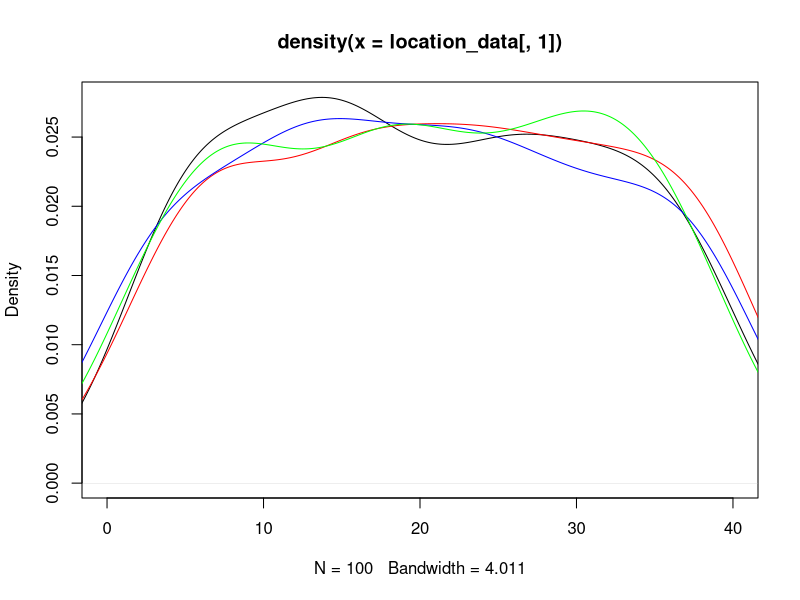
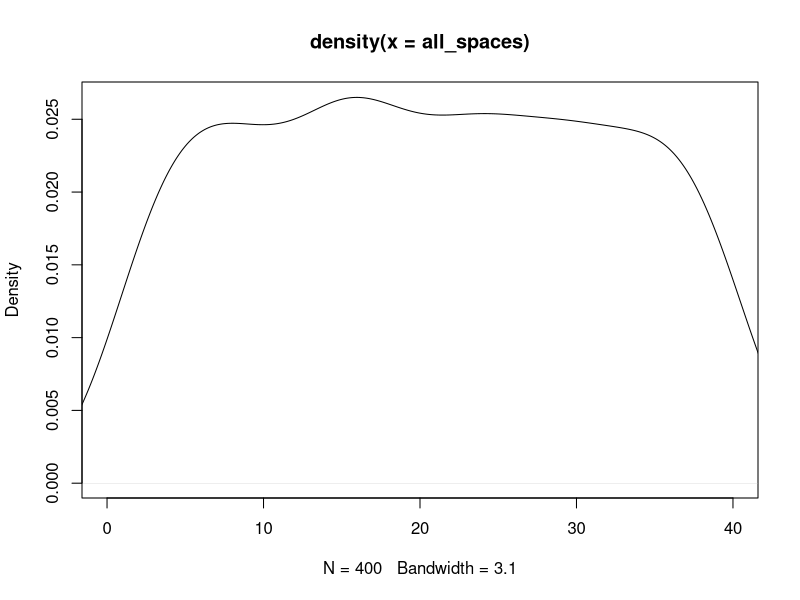
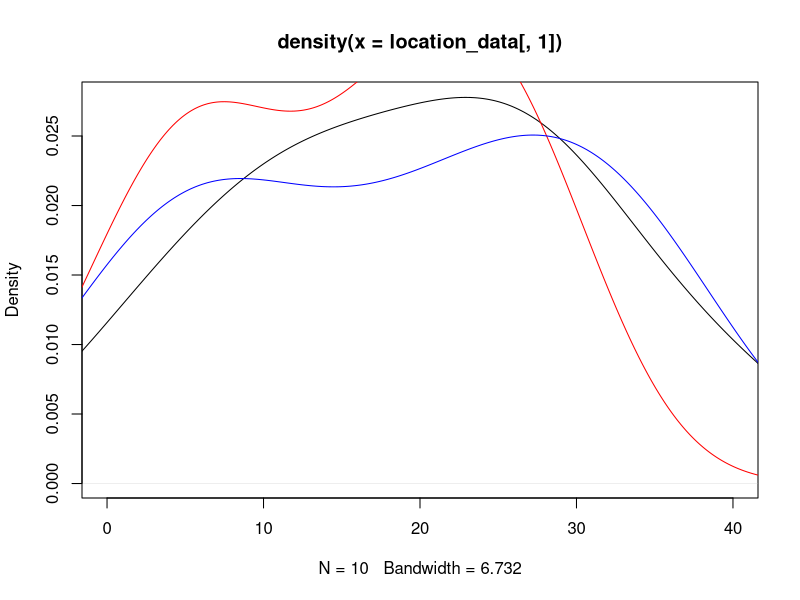
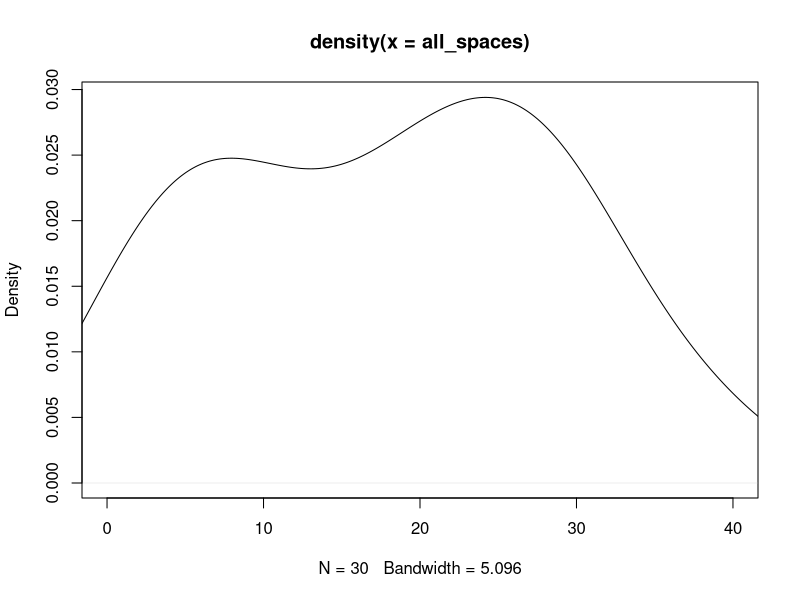

Generate these figures, in order, with R: (Note: this script raises an error after producing the figures.)
## ---- chunk 1
knitr::opts_chunk$set(echo = TRUE)
## ---- chunk 2
#libraries
library(dplyr)
library(ggplot2)
## ---- chunk 3
#Kayleigh
##LET'S GET MOVING

monopolyBoard <- read.csv("MonopolyBoard.csv", header = T)
monopolyBoard

# Using dice rolls to determine where a player will land on the board
#input: "location"; a number 1-40; where the player is on the board
#output: the amount of spaces the player will move until they are on their new location

#note that this is only accounting for standard dice rolls, no special rules yet...

lets_move = function(location) {
  dice_roll_1 <- sample(1:6, 1, replace = TRUE)
  dice_roll_2 <- sample(1:6, 1, replace = TRUE)
  
  roll_total <- sum(dice_roll_1, dice_roll_2)
  roll_double <- dice_roll_1 == dice_roll_2
  
    location = location + roll_total
    
  if (location <= 40) {
    location = location
  } else {
    location = location - 40
  }
  
  space = monopolyBoard$name[monopolyBoard$spaces == location]
  
  print("You're moving forward...")
  print(roll_total)
  
  print("You're on space...")
  print(location)
  
  #print(space) #This prints out the name of the space that they land on. 
}

#testers
lets_move(1)
lets_move(25)
lets_move(38)
lets_move(40)



#A function to move players around the board and to play Monopoly!
#input: "turns"; the amount of turns we should take
#output: a player's new location on the board

lets_play = function(turns) {
  location = 1
  print("Starting Location: GO!")
  for (i in 1:turns) {
    location = lets_move(location)
  }
  print("You've landed on...")
  return(location)
}



lets_play(10) #tester #in this example if you look at a reference monopoly board and "walk" your way around the board with each move being the number in each output, you'll land on the space on the board corresponding to the final output (when counting "GO" as 1 and/or 40) 

#testers 
#"lets_move" and "lets_play" have both been edited to print out phrases for each roll and move to make it easier to determine how the player is moving. 
#"You're moving forward..." gives the player's roll
#"You're on space..." is the players position after 1 turn/"lets_move"
  # Later try to switch this print statement to the name of the spot that the player is on 
#"You've landed on..." gives the final location after running "lets_play" for "x" turns.
  # Later try to switch this print statement to the name of the spot that the player is on 

lets_play(3)
lets_play(10)

## ---- chunk 4
##DOUBLE DOWN

##WORK IN PROGRESS

#A function using dice rolls to determine how many spaces a player will move with the additional rules for "doubles" in Monopoly
#input: "location"; a number 1-40 where the player is on the board
#outut: the number of spaces the player will move on the board, with the special case of rolling three "doubles" and landing in jail
double_down = function(location) {
  dice_roll_1 <- sample(1:6, 1, replace = TRUE)
  dice_roll_2 <- sample(1:6, 1, replace = TRUE)
  
  roll_total <- sum(dice_roll_1, dice_roll_2)
  roll_double <- dice_roll_1 == dice_roll_2
  
  print("roll was")
  print(roll_total)
    
  if (roll_double) {
    
    dice_roll_3 <- sample(1:6, 1, replace = TRUE)
    dice_roll_4 <- sample(1:6, 1, replace = TRUE)
    
    roll_total_2 <- sum(dice_roll_3, dice_roll_4)
    roll_double_2 <- dice_roll_3 == dice_roll_4
    
    print("roll double was")
    print(roll_total_2)

    
    if (roll_double_2) {
      dice_roll_5 <- sample(1:6, 1, replace = TRUE)
      dice_roll_6 <- sample(1:6, 1, replace = TRUE)
      
      roll_total_3 <- sum(dice_roll_5, dice_roll_6)
      roll_double_3 <- dice_roll_5 == dice_roll_6
      
      print("roll double was")
      print(roll_total_3)
      
      if (roll_double_3) {
        location = 11 #Jail
        print("doubles, doubles, doubles")
        print("You're going to JAIL!")
        
      } else {
        location = location + roll_total + roll_total_2 + roll_total_3
        print("doubles, doubles, not doubles")
        print("You're moving forward...")
        print(roll_total + roll_total_2 + roll_total_3)
      }
    } else {
      location = location + roll_total + roll_total_2
      print("doubles, not doubles")
      print("You're moving forward...")
      print(roll_total+roll_total_2)
    }
  } else {
    location = location + roll_total
    print("no doubles")
    print("You're moving forward...")
    print(roll_total)
  }

    
  if (location <= 40) {
    location = location
  } else {
    location = location - 40
  }

  
  print("You're on space...")
  print(location)
}

double_down(1)
#text out in the function is kinda funky right but it's just to make sure its working right
#In final version switch all dice rolls to sample(1:6,...)

## ---- chunk 5
##CHANCE AND COMMUNITY CHEST CARDS
Card_Numbers <- c(1, 2, 3, 4, 5, 6, 7, 8, 9, 10, 11, 12, 13, 14, 15, 16)

Chance_Cards <- c("Advance to Boardwalk", "Advance to Go (Collect $200)", "Advance to Illinois Avenue. If you pass Go, collect $200", "Advance to St. Charles Place. If you pass Go, collect $200", "Advance to the nearest Railroad. If unowned, you may buy it from the Bank. If owned, pay owner twice the rental to which they are otherwise entitled", "Advance to the nearest Railroad. If unowned, you may buy it from the Bank. If owned, pay owner twice the rental to which they are otherwise entitled", "Advance token to nearest Utility. If unowned, you may buy it from the Bank. If owned, throw dice and pay owner a total ten times amount thrown", "Bank pays you dividend of $50", "Get Out of Jail Free", "Go Back 3 Spaces", "Go to Jail. Go directly to Jail, do not pass Go, do not collect $200", "Make general repairs on all your property. For each house pay $25. For each hotel pay $100", "Speeding fine $15", "Take a trip to Reading Railroad. If you pass Go, collect $200", "You have been elected Chairman of the Board. Pay each player $50", "Your building loan matures. Collect $150")

Chance <- data.frame(Chance_Cards, Card_Numbers)
Chance
##Chance cards to move a player to a new space:
  #1 -> Advance to Boardwalk (space 40)
  #2 -> Advance to Go (space 1)
  #3 -> Advance to Illinois Avenue (space 25)
  #4 -> Advance to St. Charles Place (space 12)
  #5 -> Advance to nearest Railroad (space(s) 6, 16, 26, 36)
  #6 -> Advance to nearest Railraod (space(s) 6, 16, 26, 36)
  #7 -> Advance to nearest Utility (space(s) 13, 29)
  #11 -> Go to Jail (space 11)
  #14 -> Take a trip to Reading Railroad (space 6)

Community_Chest_Cards <- c("Advance to Go (Collect $200)", "Bank error in your favor. Collect $200", "Doctor’s fee. Pay $50", "From sale of stock you get $50", "Get Out of Jail Free", "Go to Jail. Go directly to jail, do not pass Go, do not collect $200", "Holiday fund matures. Receive $100", "Income tax refund. Collect $20", "It is your birthday. Collect $10 from every player", "Life insurance matures. Collect $100", "Pay hospital fees of $100", "Pay school fees of $50", "Receive $25 consultancy fee", "You are assessed for street repair. $40 per house. $115 per hotel", "You have won second prize in a beauty contest. Collect $10", "You inherit $100")

Community_Chest <- data.frame(Community_Chest_Cards, Card_Numbers)
Community_Chest

##Community Chest Cards that move a player to a new space:
  #1 -> Advance to GO (space 1)
  #5 -> Go to Jail (space 11)

## ---- chunk 6
# heidi

#the function "who_goes_first" simulates the initial roll before the game begins in order to determine which player goes first
# input is a number of how many players are going to be playing
# output is the value of each players roll and the player that will start the game based on who had the highest roll
who_goes_first <- function(num_players){
  initial_rolls <- c()
  for (i in 1:num_players) {
    player_i_roll <- sum(sample(1:6, 2, replace=TRUE))
    initial_rolls <- c(initial_rolls, player_i_roll) # vector of every player's roll
    print(paste("Player", i, "rolled", player_i_roll))
  }
  cat("\n")
  if(sum(initial_rolls == max(initial_rolls)) >= 2){
    while (sum(initial_rolls == max(initial_rolls)) >= 2) { # if players tied for highest number
      tied_players <- which(initial_rolls==max(initial_rolls)) # identify which players tied
      print("It's a tie! Roll again")
      cat("\n")
      tie_breaker_rolls <- c()
      for (i in tied_players) { # tied players roll again
       player_i_roll2 <- sum(sample(1:6, 2, replace=TRUE))
       tie_breaker_rolls <- c(tie_breaker_rolls, player_i_roll2)
       print(paste("Player", i, "rolled", player_i_roll2))
      }
      initial_rolls <- tie_breaker_rolls
      highest_roll <- max(tie_breaker_rolls)
      highest_player2 <- tied_players[which(tie_breaker_rolls == highest_roll)]
    }
    cat("\n")
    print(paste("Player", highest_player2, "goes first!"))
  }
  else {
    highest_player <- which.max(initial_rolls) # who rolled the highest number
    print(paste("Player", highest_player, "goes first!"))
  }
}

who_goes_first(4) # test function

## ---- chunk 7
# Olivia
# Website for data: https://stat-jet-asu.github.io/Datasets/InstructorDescriptions/monopoly.html

monopolyBoard <- read.csv("MonopolyBoard.csv", header = T)
head(monopolyBoard)

# This section is for question number 2

# Kayleigh's lets_play function from above incorporating players and density plots
# uses lets_move function from above
# input: turns, # of turns to iterate through; players, number of players (2-4)
# output: density plot with a line for each player's frequency of spaces landed on 
# & density plot for the combined frequency of spaces landed on for all players

lets_play = function(turns, players) {
  location_data <- as.data.frame(matrix(nrow = turns, ncol = players))
  
for (j in 1:players) {
  location = 1
  
  for (i in 1:turns) {
    
    location = lets_move(location)
    location_data[i,j] <- location
    }
  }
  
  # creates density plot of frequency of landing on each space for each player
  plot(density(location_data[,1]), xlim = c(0,40), col = "black")
  
  colors <- c("red", "blue", "green")
  
  for (k in 2:players) {
  lines(density(location_data[,k]), col = colors[k-1]) # adds a density line for each player after the first
  }
  
  # creates density plot for total frequency landing on each space (all players spaces included)
  all_spaces <- as.vector(as.matrix(location_data))
  plot(density(all_spaces), xlim = c(0,40), col = "black")
}
lets_play(100, 4)

## ---- chunk 8
who_goes_first2 <- function(num_players){
  initial_rolls <- c()
  for (i in 1:num_players) {
    player_i_roll <- sum(sample(1:6, 2, replace=TRUE))
    initial_rolls <- c(initial_rolls, player_i_roll) # vector of every player's roll
#    print(paste("Player", i, "rolled", player_i_roll))
  }
  cat("\n")
  if(sum(initial_rolls == max(initial_rolls)) >= 2){
    while (sum(initial_rolls == max(initial_rolls)) >= 2) { # if players tied for highest number
      tied_players <- which(initial_rolls==max(initial_rolls)) # identify which players tied
#      print("It's a tie! Roll again")
#      cat("\n")
      tie_breaker_rolls <- c()
      for (i in tied_players) { # tied players roll again
       player_i_roll2 <- sum(sample(1:6, 2, replace=TRUE))
       tie_breaker_rolls <- c(tie_breaker_rolls, player_i_roll2)
#       print(paste("Player", i, "rolled", player_i_roll2))
      }
      initial_rolls <- tie_breaker_rolls
      highest_roll <- max(tie_breaker_rolls)
      highest_player2 <- tied_players[which(tie_breaker_rolls == highest_roll)]
    }
#    cat("\n")
#    print(paste("Player", highest_player2, "goes first!"))
  }
  else {
    highest_player <- which.max(initial_rolls) # who rolled the highest number
#    print(paste("Player", highest_player, "goes first!"))
#    return(highest_player)
  
    
  # creating player order
  player_order <- length(num_players)
  player_order[1] <- as.integer(highest_player)

 for (j in 2:num_players) {
    
  player_order[j] <- as.integer(player_order[j-1] + 1)
  if (player_order[j] > num_players) {
    player_order[j] <- 1
  }
 }
  print(player_order)
  }
  
  playerlist <- (list(highest_player, player_order))
  return(playerlist)
}

#who_goes_first2(4)

## ---- chunk 9
# Question number 3 -- including jail and double rolls

lets_move2 = function(location) {
  dice_roll_1 <- sample(1:6, 1, replace = TRUE)
  dice_roll_2 <- sample(1:6, 1, replace = TRUE)
  
  roll_total <- sum(dice_roll_1, dice_roll_2)
  roll_double <- dice_roll_1 == dice_roll_2
  
    location = location + roll_total # updates location to be previous location + roll total
    double3 = "false" # double3 is assigned "true" if the player double rolls 3x (as seen in if statement below), otherwise it is assigned "false" 
    
  # first double roll -> roll again
  if (roll_double == TRUE) {
    dice_roll_3 <- sample(1:6, 1, replace = TRUE)
    dice_roll_4 <- sample(1:6, 1, replace = TRUE)
    
    roll_total2 <- sum(dice_roll_3, dice_roll_4)
    roll_double2 <- dice_roll_3 == dice_roll_4
    
    location = location + roll_total2
    double3 = "false"
    
    # if player is at a location past 40, subtract 40 so they go back to the GO space at location "41"
    # this is included in each if statement below so that it applies if player has to roll again
    if (location <= 40) {
      location = location
    } else {
      location = location - 40
    }
     
      # second double roll -> roll again
      if (roll_double2 == TRUE) {
        dice_roll_5 <- sample(1:6, 1, replace = TRUE)
        dice_roll_6 <- sample(1:6, 1, replace = TRUE)
    
        roll_total3 <- sum(dice_roll_5, dice_roll_6)
        roll_double3 <- dice_roll_5 == dice_roll_6
    
        location = location + roll_total3
        double3 = "false"
        
        if (location <= 40) {
          location = location
        } else {
          location = location - 40
        }
        
        # third double roll -> go to jail
          if (roll_double3 == TRUE) {
            location = monopolyBoard$spaces[monopolyBoard$name == "Jail"]
            double3 = "true"
          }
      }
  }  
    
  if (location <= 40) {
    location = location
  } else {
    location = location - 40
  }
  
  listdata <- (list(location, double3)) # creates list for outputs "location" and "double3"
  # if you need to access location from this function, use lets_move2(location)[[1]]
  # if you need to access double3, use lets_move2(double3)[[2]]
  return(listdata)
  
}


# lets_play2 is currently set up to have each player go thru all their turns and then move onto the next player
# probably need to fix this for question 5

## ---- chunk 10

lets_play2 = function(turns, players) {
  
  
  location_data <- as.data.frame(matrix(nrow = turns, ncol = players)) # dataframe will keep data for locations of players for each turn
  double3data <- as.data.frame(matrix(nrow = turns, ncol = players)) # dataframe will say "true" if player double rolled 3x (which lands them in jail) and "false" if they didn't double roll 3x
  
    # puts players in order
    colnames(location_data) <- who_goes_first2(players)[[2]]
  
    location = 1 # each player starts at location 1
    location_data[1,] <- location
    double3 = 0 # initializing "double3" which will be later assigned a "true" or "false" based on if player double rolled 3x
  
    for (i in 2:turns) { # iterates through number of turns
      
        for (j in 1:players) { # rotates through each player
          
        location = lets_move2(location_data[i-1,j])[[1]] # takes location from lets_move2 function and assigns it to location
        location_data[i,j] <- as.integer(location) # puts location value into the dataframe of locations for each player
        double3data[i,j] <- lets_move2(double3)[[2]] # takes "true" or "false" value from double3 and adds it to double3data dataframe
        
      # deals with landing in jail from "go to jail" space and staying there for next 3 turns
      if (31 %in% location_data[i-1,j]) { # if you landed on 31 in the last turn (i-1 turn), you go to jail (space 11) for the ith turn
        location <- 11
        location_data[i,j] <- as.integer(location) # new location is 11
      } else if (11 %in% location_data[i-1,j] & 31 %in% location_data[i-2,j]) { # if you were on space 11 last turn AND you were on space 31 2 turns ago, you stay in jail (space 11) for turn i
        location <- 11
        location_data[i,j] <- as.integer(location)  
      } else if (11 %in% location_data[i-2,j] & 31 %in% location_data[i-3,j]) {
        location <- 11
        location_data[i,j] <- as.integer(location)
      }
        
      # landing in jail from 3x double roll and staying there for next 3 turns
      if (11 %in% location_data[i,j] & "true" %in% double3data[i-1,j]) { # if player's location is 11 (jail) and double3data is"true" (player double rolled 3x), player stays in jail. all 3 if/else if statements keep player in jail for the next 3 turns
        location <- 11
        location_data[i,j] <- as.integer(location)
      } else if (11 %in% location_data[i-1,j] & "true" %in% double3data[i-2,j]) { # 
        location <- 11
        location_data[i,j] <- as.integer(location)
      } else if (11 %in% location_data[i-2,j] & "true" %in% double3data[i-3,j]) {
        location <- 11
        location_data[i,j] <- as.integer(location)
      }
        
    }
  }
  print(location_data)
  
  # creates density plot of frequency of landing on each space for each player
  plot(density(location_data[,1]), xlim = c(0,40), col = "black")
  
  colors <- c("red", "blue", "green")
  
  for (k in 2:players) {
    lines(density(location_data[,k]), col = colors[k-1]) # adds a density line for each player after the first
  }
  
  # creates density plot for total frequency landing on each space (all players spaces included)
  all_spaces <- as.vector(as.matrix(location_data))
  plot(density(all_spaces), xlim = c(0,40), col = "black")
  
}
 
lets_play2(10, 3)

location_data

# how should we go about recording spaces landed on when double rolls occur?

## ---- chunk 11
# olivia (ignore this its a work in progress)
# Figure out how to have players pay and recieve money from landing on chance and community chest spaces

     if(draw_card == 5){
        if(location >= 37 && location <= 5){
              location = 6
              
              
            } else if (location >= 6 && location <= 15){
                location = 16
              } else {
                if(location >= 16 && location <= 25){
                  location = 26
                } else {
                  location = 36
                }
              }
            }
  
    if(draw_card == 6){
        if(location >= 37 && location <= 5){
              location = 6
            } else {
              if (location >= 6 && location <= 15){
                location = 16
              } else {
                if(location >= 16 && location <= 25){
                  location = 26
                } else {
                  location = 36
                }
              }
            }
    }

#################

Updating_Player_Bank <- function(location) {
  if(location == 2 || location == 4 || location == 6 || location == 7 || location == 9 || location == 10 || location == 12 || location == 13 || location == 14 || location == 15 || location == 16 || location == 17 || location == 19 || location == 20 || location == 22 || location == 24 || location == 25 || location == 26 || location == 27 || location == 28 || location == 29 || location == 30 || location == 32 || location == 33 || location == 35 || location == 36 || location == 38 || location == 40){
    location = location
    spot <- which(Property_Statuses$Space == location)
    cost <- which(monopolyBoard$spaces == location)
    owned_by_player <- Property_Statuses$Owned_By_Player[spot]
#    The_Players$Player_Bank[owned_by_player] <- The_Players$Player_Bank[owned_by_player] + monopolyBoard$rent_0[cost]
#    The_Players$Player_Bank[owned_by_player]
#    print(The_Players)
#    print(owned_by_player)
#    print(cost)
    
#    The_Players$Player_Bank[owned_by_player] <- The_Players$Player_Bank[owned_by_player] + monopolyBoard$rent_0[cost]
    
#    The_Players$Player_Bank[j] <- The_Players$Player_Bank[j] - monopolyBoard$rent_0[cost]
    
    bank_list <- list(owned_by_player, cost)
    return(bank_list)

  }
}

Updating_Player_Bank(15)

#########################################

lets_move3 = function(location) {
  dice_roll_1 <- sample(1:6, 1, replace = TRUE)
  dice_roll_2 <- sample(1:6, 1, replace = TRUE)
  
  roll_total <- sum(dice_roll_1, dice_roll_2)
  roll_double <- dice_roll_1 == dice_roll_2
  
    location = location + roll_total
    double3 = "false"
  
#  print("your roll total is...")
#  print(roll_total)

  if (location <= 40) {
      location = location
  } else {
      location = location - 40
  }
   
#  print("your location is...")
#  print(location)
  
#  Updating_Player_Bank(location)
  
  if(location == 8 || location == 23 || location == 27) {
    location = Drawing_Chance(location)
#    print("your location is...")
#    print(location)
#    Updating_Player_Bank(location)
  }
  
  if(location == 3 || location == 18 || location == 34) {
    location = Drawing_Community_Chest(location)
#    print("your location is...")
#    print(location)
#    Updating_Player_Bank(location)
  }
    
  # first double roll -> roll again
  if (roll_double == TRUE) {
    dice_roll_3 <- sample(1:6, 1, replace = TRUE)
    dice_roll_4 <- sample(1:6, 1, replace = TRUE)
    
    roll_total2 <- sum(dice_roll_3, dice_roll_4)
    roll_double2 <- dice_roll_3 == dice_roll_4
    
    location = location + roll_total2
    double3 = "false"
#    print("1 double")
    
    if (location <= 40) {
      location = location
    } else {
      location = location - 40
    }
    
    
    if(location == 8 || location == 23 || location == 27) {
    location = Drawing_Chance(location)
    }
  
  if(location == 3 || location == 18 || location == 34) {
    location = Drawing_Community_Chest(location)
  }
    
#    Updating_Player_Bank(location)
     
      # second double roll -> roll again
      if (roll_double2 == TRUE) {
        dice_roll_5 <- sample(1:6, 1, replace = TRUE)
        dice_roll_6 <- sample(1:6, 1, replace = TRUE)
    
        roll_total3 <- sum(dice_roll_5, dice_roll_6)
        roll_double3 <- dice_roll_5 == dice_roll_6
    
        location = location + roll_total3
        double3 = "false"
#        print("2 doubles")
        
        if (location <= 40) {
          location = location
        } else {
          location = location - 40
        }
        
        
        if(location == 8 || location == 23 || location == 27) {
          location = Drawing_Chance(location)
        }
  
        if(location == 3 || location == 18 || location == 34) {
          location = Drawing_Community_Chest(location)
         
        }
        
#        Updating_Player_Bank(location)
        
        # third double roll -> go to jail
          if (roll_double3 == TRUE) {
            location = monopolyBoard$spaces[monopolyBoard$name == "Jail"]
            double3 = "true"
#            print("three doubles")
          }
      }
  }  
   
  location = location 
  
#  print("your location is...")
#  print(location)
  listdata <- (list(location, double3, The_Players))
  return(listdata)
  
}

##########

# replaces NAs in rent_0 column with 0s
monopolyBoard$rent_0[is.na(monopolyBoard$rent_0) == TRUE] <- as.integer(0)

lets_play_idk = function(turns, players) {
  
  location_data <- as.data.frame(matrix(nrow = turns, ncol = players))
  double3data <- as.data.frame(matrix(nrow = turns, ncol = players))
#  player_bank_amount <- 0
#  player_bank_data <- data.frame(matrix(nrow = 2, ncol = players))
  
    colnames(location_data) <- who_goes_first2(players)[[2]]
  
    location = 1
    location_data[1,] <- location
    double3 = 0
  
    for (i in 2:turns) {
      
        for (j in 1:players) {
          
        location = lets_move3(location_data[i-1,j])[[1]]
        location_data[i,j] <- as.integer(location)
        double3data[i,j] <- lets_move3(double3)[[2]]
        
  #      player_bank_amount <- lets_move3(location_data[i-1,j])[[3]]
  #      player_bank_data <- as.integer(player_bank_amount)
        
      # deals with landing in jail from "go to jail" space and staying there for next 3 turns
      if (31 %in% location_data[i-1,j]) { # if you land on 31 (go to jail), next location is in jail (space 11)
        location <- 11
        location_data[i,j] <- as.integer(location)
      } else if (11 %in% location_data[i-1,j] & 31 %in% location_data[i-2,j]) {
        location <- 11
        location_data[i,j] <- as.integer(location)
      } else if (11 %in% location_data[i-2,j] & 31 %in% location_data[i-3,j]) {
        location <- 11
        location_data[i,j] <- as.integer(location)
      }
        
      # landing in jail from 3x double roll and staying there for next 3 turns
      if (11 %in% location_data[i,j] & "true" %in% double3data[i-1,j]) { # "true" means player double rolled 3x -> jail
        location <- 11
        location_data[i,j] <- as.integer(location)
      } else if (11 %in% location_data[i-1,j] & "true" %in% double3data[i-2,j]) { # 
        location <- 11
        location_data[i,j] <- as.integer(location)
      } else if (11 %in% location_data[i-2,j] & "true" %in% double3data[i-3,j]) {
        location <- 11
        location_data[i,j] <- as.integer(location)
      }
        
        
      owned_by_player <- Updating_Player_Bank(location)[[1]]
      cost <- Updating_Player_Bank(location)[[2]]
      The_Players$Player_Bank[owned_by_player] <- The_Players$Player_Bank[owned_by_player] + monopolyBoard$rent_0[cost]
      The_Players$Player_Bank[j] <- The_Players$Player_Bank[j] - monopolyBoard$rent_0[cost]
#  return(The_Players)
    }
  }
  print(location_data)
  print(double3data)
#  print(player_bank_data)
  print(The_Players)
  
  # creates density plot of frequency of landing on each space for each player
  plot(density(location_data[,1]), xlim = c(0,40), col = "black")
  
  plot(location_data[,1], xlim= c(0,40), col="black", type="h", xlab="Spaces", ylab="Frequency", main="Frequency of Landing on Each Space for Each Player")
  
  colors <- c("red", "blue", "green")
  
  for (k in 2:players) {
    lines(density(location_data[,k]), col = colors[k-1]) # adds a density line for each player after the first
  }
  
  # creates density plot for total frequency landing on each space (all players spaces included)
  all_spaces <- as.vector(as.matrix(location_data))
  plot(density(all_spaces), xlim = c(0,40), col = "black")
 
}

lets_play_idk(10, 4)

## ---- chunk 12
#4 - Kayleigh and Maddie 
#Chance - spaces 8, 23, 37
#Community Chest - spaces 3, 18, 34
Chance

Drawing_Chance = function(location) {
  location = location
  draw_card <- sample(1:16, 1, replace = TRUE)
  player_card <- Chance$Chance_Cards[draw_card]
  print(player_card)

  
      if(draw_card == 1) {
        location = 1
      }
      
      if(draw_card == 2) {
        location = 1
      }
      
      if(draw_card == 3) {
        location = 25
      }
  
      if(draw_card == 4){
        location = 12
      }
  
      if(draw_card == 5){
        if(location >= 37 && location <= 5){
              location = 6
            } else {
              if (location >= 6 && location <= 15){
                location = 16
              } else {
                if(location >= 16 && location <= 25){
                  location = 26
                } else {
                  location = 36
                }
              }
            }
    }
  
    if(draw_card == 6){
        if(location >= 37 && location <= 5){
              location = 6
            } else {
              if (location >= 6 && location <= 15){
                location = 16
              } else {
                if(location >= 16 && location <= 25){
                  location = 26
                } else {
                  location = 36
                }
              }
            }
    }
  
    if(draw_card == 7){
        if(location >= 29 && location <= 12){
              location = 13
            } else {
              location = 29
    }
  }
  
    if(draw_card == 11) {
      location = 11
    }
  
    if(draw_card == 14) {
      location = 6
    }
  
    if(draw_card == 10) {
      location = location - 3
    }
  
    location = location
    return(location)
}

Drawing_Chance(8)
Drawing_Chance(23)
Drawing_Chance(37)

Drawing_Community_Chest = function(location) {
  location = location
  draw_card_chest <- sample(1:16, 1, replace = TRUE)
  player_card_chest <- Community_Chest$Community_Chest_Cards[draw_card_chest]
  print(player_card_chest)
  print(location)
  
  if (draw_card_chest == 1) {
    location = 1
  } else {
    if (draw_card_chest == 6) {
    location = 11
    } else {
      location = location
    }
  
  }
  
  location = location 
  return(location)
}

Drawing_Community_Chest(3)
Drawing_Community_Chest(18)
Drawing_Community_Chest(34)

lets_move3 = function(location) {
  dice_roll_1 <- sample(1:6, 1, replace = TRUE)
  dice_roll_2 <- sample(1:6, 1, replace = TRUE)
  
  roll_total <- sum(dice_roll_1, dice_roll_2)
  roll_double <- dice_roll_1 == dice_roll_2
  
    location = location + roll_total
    double3 = "false"
  
  print("your roll total is...")
  print(roll_total)

  if (location <= 40) {
      location = location
  } else {
      location = location - 40
  }
   
  print("your location is...")
  print(location)
  
  if(location == 8 || location == 23 || location == 27) {
    location = Drawing_Chance(location)
    print("your location is...")
    print(location)
  }
  
  if(location == 3 || location == 18 || location == 34) {
    location = Drawing_Community_Chest(location)
    print("your location is...")
    print(location)
  }
    
  # first double roll -> roll again
  if (roll_double == TRUE) {
    dice_roll_3 <- sample(1:6, 1, replace = TRUE)
    dice_roll_4 <- sample(1:6, 1, replace = TRUE)
    
    roll_total2 <- sum(dice_roll_3, dice_roll_4)
    roll_double2 <- dice_roll_3 == dice_roll_4
    
    location = location + roll_total2
    double3 = "false"
    print("1 double")
    
    if (location <= 40) {
      location = location
    } else {
      location = location - 40
    }
    
    
    if(location == 8 || location == 23 || location == 27) {
    location = Drawing_Chance(location)
    }
  
  if(location == 3 || location == 18 || location == 34) {
    location = Drawing_Community_Chest(location)
    }
     
      # second double roll -> roll again
      if (roll_double2 == TRUE) {
        dice_roll_5 <- sample(1:6, 1, replace = TRUE)
        dice_roll_6 <- sample(1:6, 1, replace = TRUE)
    
        roll_total3 <- sum(dice_roll_5, dice_roll_6)
        roll_double3 <- dice_roll_5 == dice_roll_6
    
        location = location + roll_total3
        double3 = "false"
        print("2 doubles")
        
        if (location <= 40) {
          location = location
        } else {
          location = location - 40
        }
        
        if(location == 8 || location == 23 || location == 27) {
          location = Drawing_Chance(location)
        }
  
        if(location == 3 || location == 18 || location == 34) {
          location = Drawing_Community_Chest(location)
         
        }
        
        # third double roll -> go to jail
          if (roll_double3 == TRUE) {
            location = monopolyBoard$spaces[monopolyBoard$name == "Jail"]
            double3 = "true"
            print("three doubles")
          }
      }
  }  
   
  location = location 
  
  print("your location is...")
  print(location)
  listdata <- (list(location, double3))
  return(listdata)
  
}

lets_move3(1)


lets_play3 = function(turns, players) {
  
  location_data <- as.data.frame(matrix(nrow = turns, ncol = players))
  double3data <- as.data.frame(matrix(nrow = turns, ncol = players))
  
    colnames(location_data) <- who_goes_first2(players)[[2]]
  
    location = 1
    location_data[1,] <- location
    double3 = 0
  
    for (i in 2:turns) {
      
        for (j in 1:players) {
          
        location = lets_move3(location_data[i-1,j])[[1]]
        location_data[i,j] <- as.integer(location)
        double3data[i,j] <- lets_move3(double3)[[2]]
        
      # deals with landing in jail from "go to jail" space and staying there for next 3 turns
      if (31 %in% location_data[i-1,j]) { # if you land on 31 (go to jail), next location is in jail (space 11)
        location <- 11
        location_data[i,j] <- as.integer(location)
      } else if (11 %in% location_data[i-1,j] & 31 %in% location_data[i-2,j]) {
        location <- 11
        location_data[i,j] <- as.integer(location)
      } else if (11 %in% location_data[i-2,j] & 31 %in% location_data[i-3,j]) {
        location <- 11
        location_data[i,j] <- as.integer(location)
      }
        
      # landing in jail from 3x double roll and staying there for next 3 turns
      if (11 %in% location_data[i,j] & "true" %in% double3data[i-1,j]) { # "true" means player double rolled 3x -> jail
        location <- 11
        location_data[i,j] <- as.integer(location)
      } else if (11 %in% location_data[i-1,j] & "true" %in% double3data[i-2,j]) { # 
        location <- 11
        location_data[i,j] <- as.integer(location)
      } else if (11 %in% location_data[i-2,j] & "true" %in% double3data[i-3,j]) {
        location <- 11
        location_data[i,j] <- as.integer(location)
      }
        
    }
  }
  print(location_data)
  print(double3data)


  
  # creates density plot of frequency of landing on each space for each player
  plot(density(location_data[,1]), xlim = c(0,40), col = "black")
  
  plot(location_data[,1], xlim= c(0,40), col="black", type="h", xlab="Spaces", ylab="Frequency", main="Frequency of Landing on Each Space for Each Player")
  
  colors <- c("red", "blue", "green")
  
  for (k in 2:players) {
    lines(density(location_data[,k]), col = colors[k-1]) # adds a density line for each player after the first
  }
  
  # creates density plot for total frequency landing on each space (all players spaces included)
  all_spaces <- as.vector(as.matrix(location_data))
  plot(density(all_spaces), xlim = c(0,40), col = "black")
  
}


lets_play3(100, 4)

## ---- chunk 13

#use lets_move2 for freq plot

 
## ---- chunk 14
#hello
dice_roll <- sum(sample(1:6, 2, replace = TRUE))
dice_roll

Drawing_Chance = function(location) {
  location = location
  draw_card <- sample(1:16, 1, replace = TRUE)
  player_card <- Chance$Chance_Cards[draw_card]
  print(player_card)

  
      if(draw_card == 1) {
        location = 1
      }
      
      if(draw_card == 2) {
        location = 1
        Player_Bank = Player_Bank + 200
      }
      
      if(draw_card == 3) {
        if(location > 25){
          Player_Bank = Player_Bank + 200
        }else{
          Player_Bank = Player_Bank
    }
        location = 25
      }
  
      if(draw_card == 4){
        if(location > 13 ){
          Player_Bank = Player_Bank + 200
        }else{
          Player_Bank = Player_Bank
    }
        location = 12
      }
  
      if(draw_card == 5){
        if(location >= 37 && location <= 5){
              location = 6
            } else {
              if (location >= 6 && location <= 15){
                location = 16
              } else {
                if(location >= 16 && location <= 25){
                  location = 26
                } else {
                  location = 36
                }
              }
            }
    }
  
    if(draw_card == 6){
        if(location >= 37 && location <= 5){
              location = 6
            } else {
              if (location >= 6 && location <= 15){
                location = 16
              } else {
                if(location >= 16 && location <= 25){
                  location = 26
                } else {
                  location = 36
                }
              }
            }
    }
  
    if(draw_card == 7){
        if(location >= 29 && location <= 12){
              location = 13
            } else {
              location = 29
    }
    }
  
    if(draw_card == 8){
      Player_Bank = Player_Bank + 50
    }
  
    if(draw_card == 10) {
      location = location - 3
    }
  
    if(draw_card == 11) {
      location = 11
    }
  
    if(draw_card == 13){
      Player_Bank = Player_Bank - 15
    }
  
    if(draw_card == 14) {
      if(location > 6){
        Player_Bank = Player_Bank + 200
      }else{
        Player_Bank = Player_Bank
    }
      location = 6
    }
  
    if(draw_card == 16){
      Player_Bank = Player_Bank + 150
    }
  
   
    location = location
    return(location)
}

Drawing_Community_Chest = function(location) {
  location = location
  draw_card_chest <- sample(1:16, 1, replace = TRUE)
  player_card_chest <- Community_Chest$Community_Chest_Cards[draw_card_chest]
  print(player_card_chest)
  print(location)
  
  
  if (draw_card_chest == 1) {
    location = 1
    Player_Bank = Player_Bank + 200
  }
  
  #Bank error in your favor. Collect $200
  if(draw_card == 2){
    Player_Bank = Player_Bank + 200
  }
  
  #Doctor’s fee. Pay $50
  if(draw_card == 3){
    Player_Bank = Player_Bank - 50
  }
  
  #From sale of stock you get $50
  if(draw_card == 4){
    Player_Bank = Player_Bank + 50
  }
  
  if(draw_card_chest == 6) {
    location = 11
  }
  
  #Holiday fund matures. Receive $100
  if(draw_card == 7){
    Player_Bank = Player_Bank + 100
  }
  
  #Income tax refund. Collect $20
  if(draw_card == 8){
    Player_Bank = Player_Bank + 20
  }
  
  #Life insurance matures. Collect $100
  if(draw_card == 10){
    Player_Bank = Player_Bank + 100
  }
  
  #Pay hospital fees of $100
  if(draw_card == 11){
    Player_Bank = Player_Bank - 100
  }
  
  #Pay school fees of $50
  if(draw_card == 12){
    Player_Bank = Player_Bank - 50
  }
  
  #Receive $25 consultancy fee
  if(draw_card == 13){
    Player_Bank = Player_Bank + 25
  }
  
  #You have won second prize in a beauty contest. Collect $10
  if(draw_card == 15){
    Player_Bank = Player_Bank + 10
  }
  
  #You inherit $100
  if(draw_card == 16){
    Player_Bank = Player_Bank + 100
  }
  
  location = location 
  return(location)
}



Chance
Community_Chest
## ---- chunk 15
library(tidyverse)
## ---- chunk 16
Players <- c("Player 1", "Player 2", "Player 3", "Player 4")
Player_Bank <- c(1250, 1250, 1250, 1250)
The_Players <- data.frame(Players, Player_Bank)

Property <- c("Mediterranean", "Baltic", "Reading Railroad", "Oriental", "Vermot", "Connecticut", "St. Charles", "Electric Company", "States", "Virginia", "Pennsylvania Railroad", "St. James", "Tennessee", "New York", "Kentucky", "Indiana", "Illinios", "B&O Railroad", "Atlantic", "Ventnor", "Water Works", "Marvin Gardens", "Pacific", "N. Carolina", "Pennsylvania", "Short Line Railroad", "Park Place", "Boardwalk")
Owned_By_Player <- sample(1:4, 28, replace = TRUE)
Space <- c(2, 4, 6, 7, 9, 10, 12, 13, 14, 15, 16, 17, 19, 20, 22, 24, 25, 26, 27, 28, 29, 30, 32, 33, 35, 36, 38, 40)
Property_Statuses <- data.frame(Property, Space, Owned_By_Player)
Property_Statuses


Updating_Player_Bank <- function(location, j) {
  if(location == 2 || location == 4 || location == 6 || location == 7 || location == 9 || location == 10 || location == 12 || location == 13 || location == 14 || location == 15 || location == 16 || location == 17 || location == 19 || location == 20 || location == 22 || location == 24 || location == 25 || location == 26 || location == 27 || location == 28 || location == 29 || location == 30 || location == 32 || location == 33 || location == 35 || location == 36 || location == 38 || location == 40){
    
    location = location
    spot <- which(Property_Statuses$Space == location)
    cost <- which(monopolyBoard$spaces == location)
    owned_by_player <- Property_Statuses$Owned_By_Player[spot]
    
    The_Players$Player_Bank[owned_by_player] <- The_Players$Player_Bank[owned_by_player] + monopolyBoard$rent_0[cost]
    
    The_Players$Player_Bank[j] <- The_Players$Player_Bank[j] - monopolyBoard$rent_0[cost]
    
    The_Players
  }
}

Updating_Player_Bank(2, 3)

lets_move3 = function(location) {
  dice_roll_1 <- sample(1:6, 1, replace = TRUE)
  dice_roll_2 <- sample(1:6, 1, replace = TRUE)
  
  roll_total <- sum(dice_roll_1, dice_roll_2)
  roll_double <- dice_roll_1 == dice_roll_2
  
    location = location + roll_total
    double3 = "false"


  if (location <= 40) {
      location = location
  } else {
      location = location - 40
  }

  if(location == 8 || location == 23 || location == 27) {
    location = Drawing_Chance(location)

  }
  
  if(location == 3 || location == 18 || location == 34) {
    location = Drawing_Community_Chest(location)

  }

Updating_Player_Bank(location, j)

  # first double roll -> roll again
  if (roll_double == TRUE) {
    dice_roll_3 <- sample(1:6, 1, replace = TRUE)
    dice_roll_4 <- sample(1:6, 1, replace = TRUE)
    
    roll_total2 <- sum(dice_roll_3, dice_roll_4)
    roll_double2 <- dice_roll_3 == dice_roll_4
    
    location = location + roll_total2
    double3 = "false"

    
    if (location <= 40) {
      location = location
    } else {
      location = location - 40
    }
    
    
    if(location == 8 || location == 23 || location == 27) {
    location = Drawing_Chance(location)
    }
  
  if(location == 3 || location == 18 || location == 34) {
    location = Drawing_Community_Chest(location)
    }
    
    Updating_Player_Bank(location, j)
    
      # second double roll -> roll again
      if (roll_double2 == TRUE) {
        dice_roll_5 <- sample(1:6, 1, replace = TRUE)
        dice_roll_6 <- sample(1:6, 1, replace = TRUE)
    
        roll_total3 <- sum(dice_roll_5, dice_roll_6)
        roll_double3 <- dice_roll_5 == dice_roll_6
    
        location = location + roll_total3
        double3 = "false"
        
        if (location <= 40) {
          location = location
        } else {
          location = location - 40
        }
        
        if(location == 8 || location == 23 || location == 27) {
          location = Drawing_Chance(location)
        }
  
        if(location == 3 || location == 18 || location == 34) {
          location = Drawing_Community_Chest(location)
         
        }
        
        Updating_Player_Bank(location, j)
        
        # third double roll -> go to jail
          if (roll_double3 == TRUE) {
            location = monopolyBoard$spaces[monopolyBoard$name == "Jail"]
            double3 = "true"
          }
      }
  }  
   
  location = location 
}

lets_move3(2)


lets_play4 = function(turns, players) {
  
  location_data <- as.data.frame(matrix(nrow = turns, ncol = players))
  double3data <- as.data.frame(matrix(nrow = turns, ncol = players))
  players_banks <- as.data.frame(matrix(nrow = turns, ncol = players))

print(Property_Statuses)

  for (j in 1:players) {
    location = 1
    double3 = 0
    
    
    for (i in 1:turns) {
        print("player")
        print(j)
        location = lets_move3(location)[[1]]
        location_data[i,j] <- as.integer(location)
        double3data[i,j] <- lets_move3(double3)[[2]]

                
      # deals with landing in jail from "go to jail" space and staying there for next 3 turns
      if (31 %in% location_data[i-1,j]) { # if you land on 31 (go to jail), next location is in jail (space 11)
        location <- 11
        location_data[i,j] <- as.integer(location)
      } else if (11 %in% location_data[i-1,j] & 31 %in% location_data[i-2,j]) {
        location <- 11
        location_data[i,j] <- as.integer(location)
      } else if (11 %in% location_data[i-2,j] & 31 %in% location_data[i-3,j]) {
        location <- 11
        location_data[i,j] <- as.integer(location)
      }
        
      # landing in jail from 3x double roll and staying there for next 3 turns
      if (11 %in% location_data[i,j] & "true" %in% double3data[i-1,j]) { # "true" means player double rolled 3x -> jail
        location <- 11
        location_data[i,j] <- as.integer(location)
      } else if (11 %in% location_data[i-1,j] & "true" %in% double3data[i-2,j]) { # 
        location <- 11
        location_data[i,j] <- as.integer(location)
      } else if (11 %in% location_data[i-2,j] & "true" %in% double3data[i-3,j]) {
        location <- 11
        location_data[i,j] <- as.integer(location)
      }
      
      
    }
  }
  
print(location_data)
return(The_Players)

}

lets_play4(1,4)
## ---- chunk 17
monopolyBoard
Players <- c("Player 1", "Player 2", "Player 3", "Player 4")
Player_Bank <- c(1250, 1250, 1250, 1250)
The_Players <- data.frame(Players, Player_Bank)

Property <- c("Mediterranean", "Baltic", "Reading Railroad", "Oriental", "Vermot", "Connecticut", "St. Charles", "Electric Company", "States", "Virginia", "Pennsylvania Railroad", "St. James", "Tennessee", "New York", "Kentucky", "Indiana", "Illinios", "B&O Railroad", "Atlantic", "Ventnor", "Water Works", "Marvin Gardens", "Pacific", "N. Carolina", "Pennsylvania", "Short Line Railroad", "Park Place", "Boardwalk")
Owned_By_Player <- sample(1:4, 28, replace = TRUE)
Space <- c(2, 4, 6, 7, 9, 10, 12, 13, 14, 15, 16, 17, 19, 20, 22, 24, 25, 26, 27, 28, 29, 30, 32, 33, 35, 36, 38, 40)
Property_Statuses <- data.frame(Property, Space, Owned_By_Player)
Property_Statuses


Updating_Player_Bank <- function(location, j) {
  if(location == 2 || location == 4 || location == 6 || location == 7 || location == 9 || location == 10 || location == 12 || location == 13 || location == 14 || location == 15 || location == 16 || location == 17 || location == 19 || location == 20 || location == 22 || location == 24 || location == 25 || location == 26 || location == 27 || location == 28 || location == 29 || location == 30 || location == 32 || location == 33 || location == 35 || location == 36 || location == 38 || location == 40){
    location = location
    spot <- which(Property_Statuses$Space == location)
    cost <- which(monopolyBoard$spaces == location)
    owned_by_player <- Property_Statuses$Owned_By_Player[spot]
    The_Players$Player_Bank[owned_by_player] <- The_Players$Player_Bank[owned_by_player] + monopolyBoard$cost[cost]
    The_Players$Player_Bank[owned_by_player]
    The_Players
    
    The_Players$Player_Bank[owned_by_player] <- The_Players$Player_Bank[owned_by_player] + monopolyBoard$rent_0[cost]
    
    The_Players$Player_Bank[j] <- The_Players$Player_Bank[j] - monopolyBoard$rent_0[cost]
    
    return(The_Players)

  }
}

Updating_Player_Bank(12, 3)
## ---- chunk 18
lets_move4 = function(location) {
  dice_roll_1 <- sample(1:6, 1, replace = TRUE)
  dice_roll_2 <- sample(1:6, 1, replace = TRUE)
  
  roll_total <- sum(dice_roll_1, dice_roll_2)
  roll_double <- dice_roll_1 == dice_roll_2
  
    location = location + roll_total
    double3 = "false"
    
    j=2

  if (location <= 40) {
      location = location
      Updating_Player_Bank(location, j)
  } else {
      location = location - 40
      Updating_Player_Bank(location, j)
  }


  if(location == 8 || location == 23 || location == 27) {
    location = Drawing_Chance(location)
    Updating_Player_Bank(location, j)

  }
  
  if(location == 3 || location == 18 || location == 34) {
    location = Drawing_Community_Chest(location)
    Updating_Player_Bank(location, j)

  }


  # first double roll -> roll again
  if (roll_double == TRUE) {
    dice_roll_3 <- sample(1:6, 1, replace = TRUE)
    dice_roll_4 <- sample(1:6, 1, replace = TRUE)
    
    roll_total2 <- sum(dice_roll_3, dice_roll_4)
    roll_double2 <- dice_roll_3 == dice_roll_4
    
    location = location + roll_total2
    double3 = "false"

    
    if (location <= 40) {
      location = location
      Updating_Player_Bank(location, j)
      
    } else {
      location = location - 40
      Updating_Player_Bank(location, j)
    }
    
    
    if(location == 8 || location == 23 || location == 27) {
    location = Drawing_Chance(location)
    Updating_Player_Bank(location, j)
    }
  
  if(location == 3 || location == 18 || location == 34) {
    location = Drawing_Community_Chest(location)
    Updating_Player_Bank(location, j)
    }

    
      # second double roll -> roll again
      if (roll_double2 == TRUE) {
        dice_roll_5 <- sample(1:6, 1, replace = TRUE)
        dice_roll_6 <- sample(1:6, 1, replace = TRUE)
    
        roll_total3 <- sum(dice_roll_5, dice_roll_6)
        roll_double3 <- dice_roll_5 == dice_roll_6
    
        location = location + roll_total3
        double3 = "false"
        
        if (location <= 40) {
          location = location
          Updating_Player_Bank(location, j)
        } else {
          location = location - 40
          Updating_Player_Bank(location, j)
        }
        
        if(location == 8 || location == 23 || location == 27) {
          location = Drawing_Chance(location)
          Updating_Player_Bank(location, j)
        }
  
        if(location == 3 || location == 18 || location == 34) {
          location = Drawing_Community_Chest(location)
          Updating_Player_Bank(location, j)
         
        }

        
        # third double roll -> go to jail
          if (roll_double3 == TRUE) {
            location = monopolyBoard$spaces[monopolyBoard$name == "Jail"]
            double3 = "true"
          }
      }
  }  
   
  location = location 
  
  listdata <- (list(location, double3))
  return(listdata)
  return(Updating_Player_Bank(location, j))
  
}

lets_move4(12)
lets_move4(Updating_Player_Bank())
## ---- chunk 19

lets_play4 = function(turns, players) {
  
  location_data <- as.data.frame(matrix(nrow = turns, ncol = players))
  double3data <- as.data.frame(matrix(nrow = turns, ncol = players))
  
    colnames(location_data) <- who_goes_first2(players)[[2]]
  
    location = 1
    location_data[1,] <- location
    double3 = 0
  
    for (i in 2:turns) {
      
        for (j in 1:players) {
          
        location = lets_move4(location_data[i-1,j])[[1]]
        location_data[i,j] <- as.integer(location)
        double3data[i,j] <- lets_move4(double3)[[2]]
        print(j)
        
      # deals with landing in jail from "go to jail" space and staying there for next 3 turns
      if (31 %in% location_data[i-1,j]) { # if you land on 31 (go to jail), next location is in jail (space 11)
        location <- 11
        location_data[i,j] <- as.integer(location)
      } else if (11 %in% location_data[i-1,j] & 31 %in% location_data[i-2,j]) {
        location <- 11
        location_data[i,j] <- as.integer(location)
      } else if (11 %in% location_data[i-2,j] & 31 %in% location_data[i-3,j]) {
        location <- 11
        location_data[i,j] <- as.integer(location)
      }
        
      # landing in jail from 3x double roll and staying there for next 3 turns
      if (11 %in% location_data[i,j] & "true" %in% double3data[i-1,j]) { # "true" means player double rolled 3x -> jail
        location <- 11
        location_data[i,j] <- as.integer(location)
      } else if (11 %in% location_data[i-1,j] & "true" %in% double3data[i-2,j]) { # 
        location <- 11
        location_data[i,j] <- as.integer(location)
      } else if (11 %in% location_data[i-2,j] & "true" %in% double3data[i-3,j]) {
        location <- 11
        location_data[i,j] <- as.integer(location)
      }
        
    }
    }
    
  print(location_data)
  print(double3data)
  print(The_Players)
    
  # creates density plot of frequency of landing on each space for each player
  plot(density(location_data[,1]), xlim = c(0,40), col = "black")
  plot(location_data[,1], xlim= c(0,40), col="black", type="h", xlab="Spaces", ylab="Frequency", main="Frequency of Landing on Each Space for Each Player")
  
  colors <- c("red", "blue", "green")
  
  for (k in 2:players) {
    lines(density(location_data[,k]), col = colors[k-1]) # adds a density line for each player after the first
  }
  
  # creates density plot for total frequency landing on each space (all players spaces included)
  all_spaces <- as.vector(as.matrix(location_data))
  plot(density(all_spaces), xlim = c(0,40), col = "black")

}

lets_play4(10, 4)
